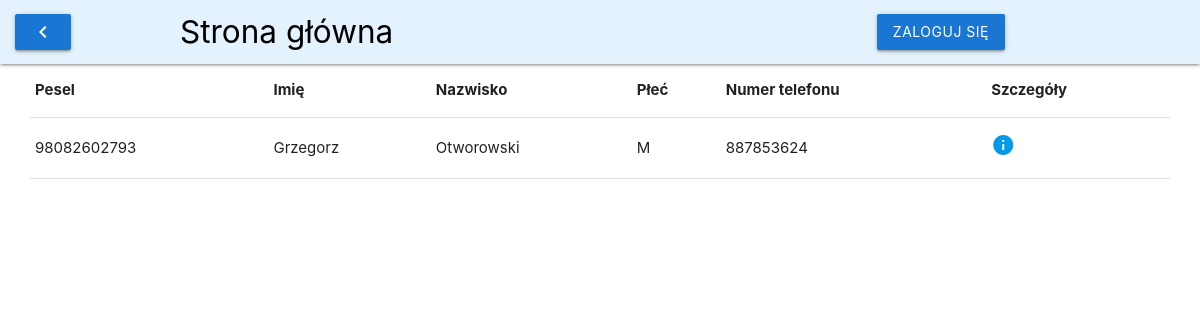
The app's page /list/, older data.
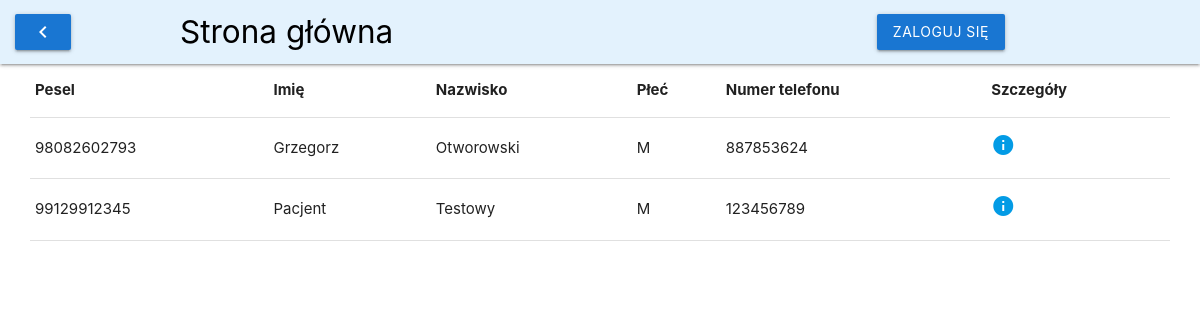
The same page, newer data.
### pacjenci/models.py (models this page shows, shortened)
class Patient(models.Model):
    class Meta:
        verbose_name_plural = "Patients"
    SEX_CHOICES = (
        ('M', 'Male'),
        ('F', 'Female')
    )
    pesel = models.CharField(max_length=11, primary_key=True)
    first_name = models.CharField(max_length=20)
    surname = models.CharField(max_length=30)
    birthdate = models.DateField()
    sex = models.CharField(max_length=1, choices=SEX_CHOICES)
    phone_no = models.CharField(max_length=15, blank=True)
    street_name = models.CharField(max_length=20, blank=True)
    house_no = models.IntegerField(blank=True)
    flat_no = models.IntegerField(blank=True)
    postal_code = models.CharField(max_length=6, blank=True)
    city = models.CharField(max_length=20, blank=True)
    description = models.TextField(blank=True)
    dicom_location = models.TextField(blank=True)

### pacjenci/views.py (the view)
# urls.py: path('list/', patient_list, name='patient_list'),
def patient_list(request):
    patients = Patient.objects.all()
    data = {
        'patients' : patients
    }
    return render(request, 'patient_list.html', data)

### pacjenci/templates/patient_list.html
{% extends 'main.html' %}
{% block patient %}
<table class="highlight">
    <thead>
        <tr>
            <th>Pesel</th>
            <th>Imię</th>
            <th>Nazwisko</th>
            <th>Płeć</th>
            <th>Numer telefonu</th>
            <th>Szczegóły</th>
        </tr>
    </thead>
    <tbody>
        {% for patient in patients %}
        <tr>
            <td>{{patient.pesel}}</td>
            <td>{{patient.first_name}}</td>
            <td>{{patient.surname}}</td>
            <td>{{patient.sex}}</td>
            <td>{{patient.phone_no}}</td>
            <td> <a href="/patient/{{patient.pesel}}/"><i class="material-icons">info</i></a></td>
        </tr>
        {% endfor %}
    </tbody>
</table>
{% endblock patient %}

Row changes from the older to the newer data that the page shows:
added Patient: pesel "99129912345", first_name "Pacjent", surname "Testowy", sex "M", phone_no "123456789"
